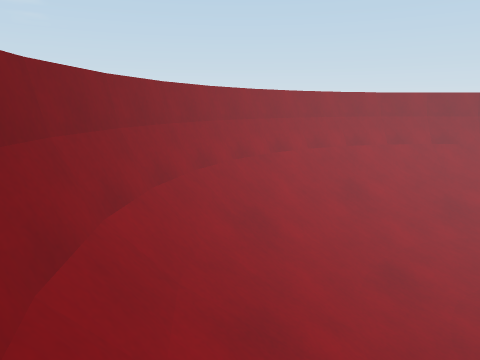
view 1 (above)

12 first-person views from a walk through a 3-D level made in the Unity game engine. The camera is 1.2 m above the floor, tilts 12° down and sees 70° across. The floor is counted in squares, 0.5 m on a side. Each view is taken from the middle of a square. On the plan, view 1 faces up. The plan holds only what a view shows up to about 20 squares ahead; the rest is blank. The place goes on beyond the plan.

view 2
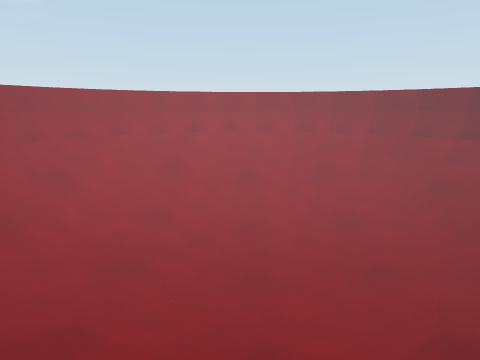

view 3
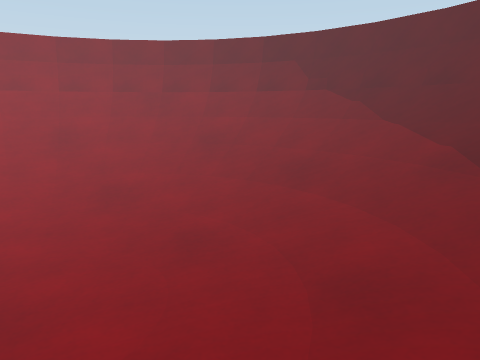

view 4
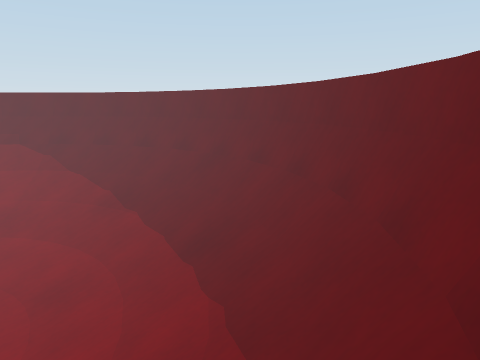

view 5
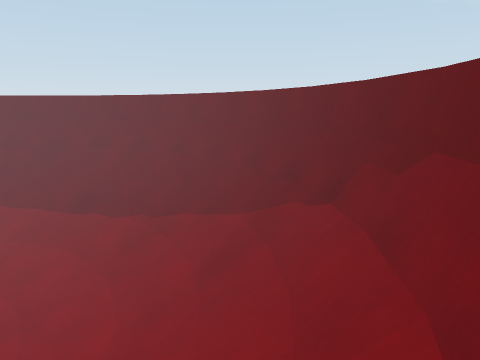

view 6
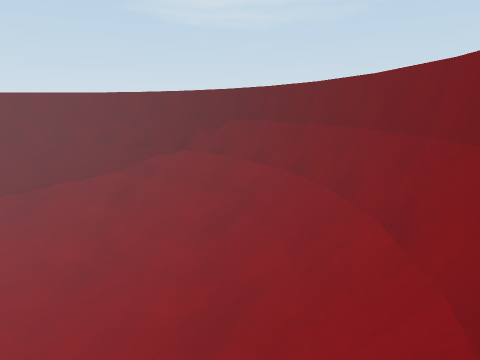

view 7
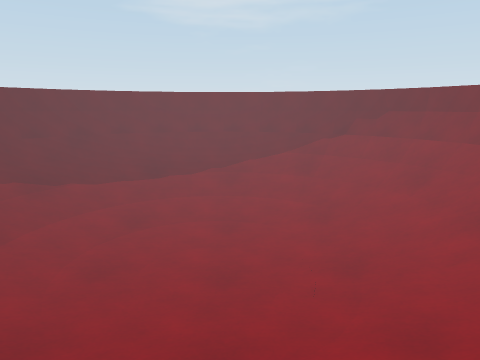

view 8
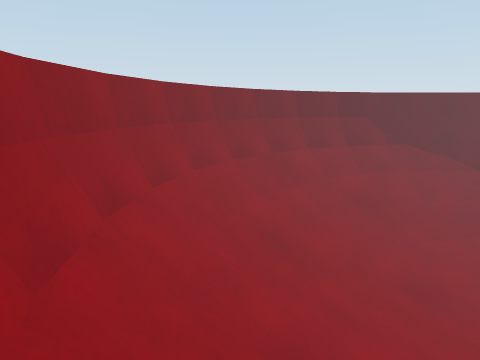

view 9
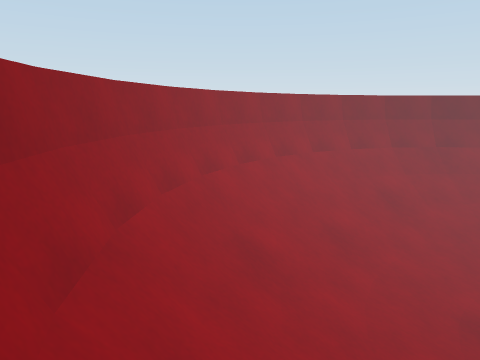

view 10
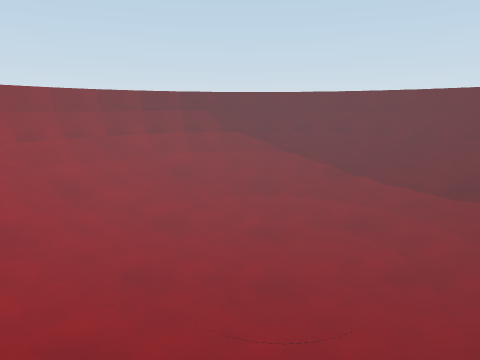

view 11
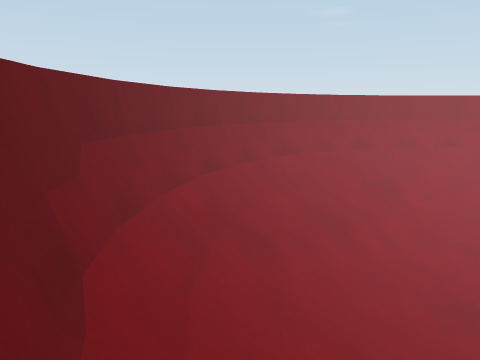

view 12
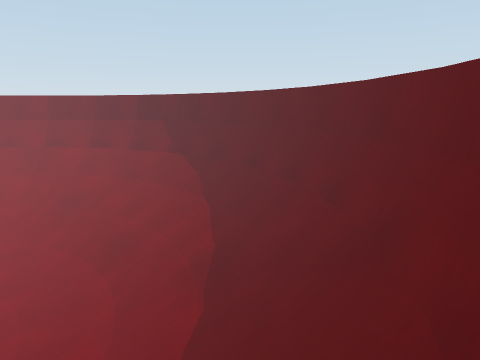

### Floor plan
Key: @ floor where view 1 was taken; # wall or solid block; . main floor; : floor 0.25 m higher than the main floor; / step, stairs or slope; = window, fence, low wall or low ledge.
Columns run from 3 left of view 1 to 21 right of it. Each row starts with its distance up from view 1.
 17          #######
 16       ####=====####
 15      ##=#///////#=##
 14    ####///////////####
 13    #=///////////////=#
 12   ##/////////////////##
 11  ###////////:////////###
 10  #=////////:::////////=#
  9  ##/////::.....:://///##
  8 ##//////:.......://////##
  7 #=//////.........//////=#
  6 #=/////:.........://///=#
  5 #=////::.........::////=#
  4 #=/////:.........://///=#
  3 #=//////.........//////=#
  2 ##//////:.......://////##
  1  ##/////::.....:://///##
  0  #=@///////:::////////=#
 -1  ###////////:////////###
 -2   ##/////////////////##
 -3    #=///////////////=#
 -4    ####///////////####
 -5      ##=#///////#=##
 -6       ####=====####
 -7          #######

Positions as (right, up) in squares from view 1, and headings:
1: (0, 0), facing up
2: (8, -5), facing up
3: (8, -1), facing up-right
4: (4, -4), facing right
5: (-1, 2), facing down-right
6: (0, 10), facing down
7: (8, 15), facing down
8: (4, 14), facing right
9: (-1, 8), facing up-right
10: (-1, 6), facing right
11: (6, -5), facing up-left
12: (12, -5), facing up-right
